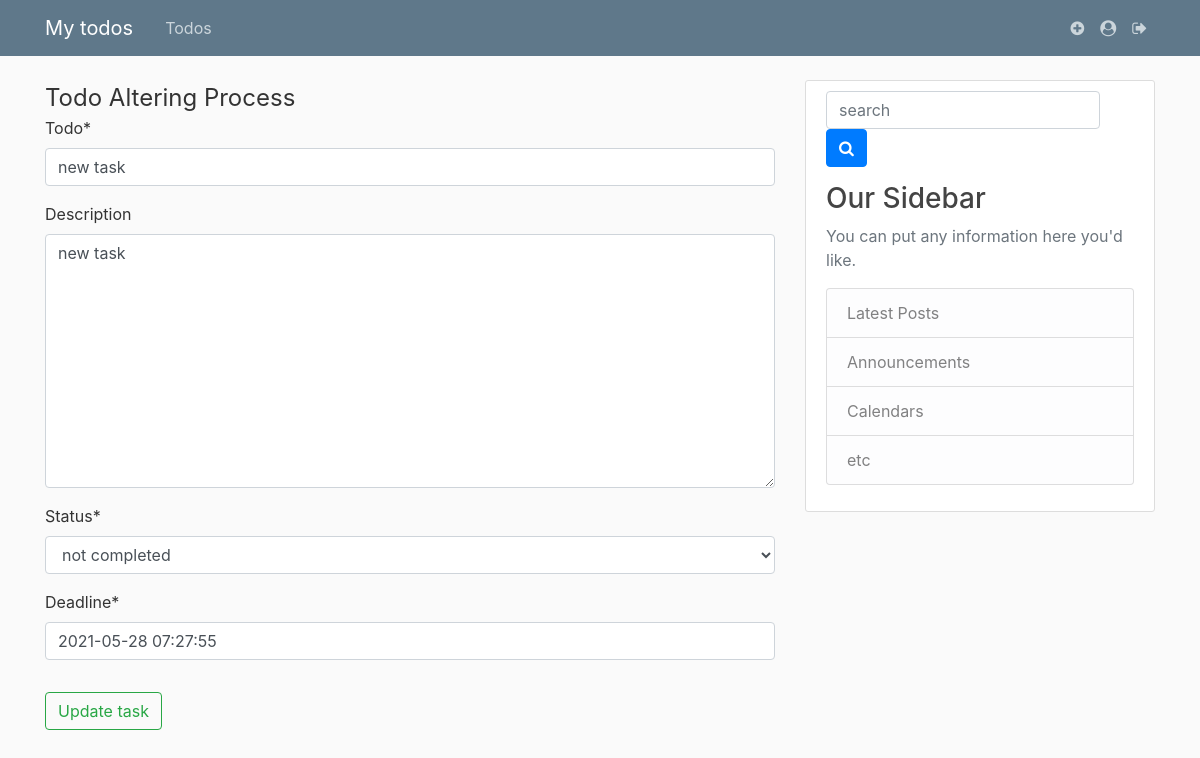
Page /new-task/update/ (signed in) on the committed database.
### todos/models.py (models this page shows, shortened)
class Todos(models.Model):
    todo = models.CharField(max_length=300, null=False)
    description = models.TextField(blank=True)
    author = models.ForeignKey(User, on_delete=models.CASCADE)
    status = models.CharField(max_length=15, choices=process_status, default='not completed')
    publish_date = models.DateTimeField(auto_now_add=True)
    deadline = models.DateTimeField()
    slug = models.SlugField(max_length=300, null=False, unique=True)
    class Meta:
        verbose_name = 'Todo'
        verbose_name_plural = 'Todos'

### todos/views.py (the view, shortened to what this page needs)
# urls.py: path('<slug:slug>/update/', TodosUpdateView.as_view(), name='todo_update'),
class TodosUpdateView(LoginRequiredMixin, UserPassesTestMixin, UpdateView):
    model = Todos
    template_name = 'todo_update.html'
    fields = ['todo', 'description', 'status', 'deadline']
    def test_func(self):
        todo = self.get_object()
        if todo.author == self.request.user:
            return True
        return False

### templates/todo_update.html (shortened to what this page needs)
{% extends 'base.html' %}
{% load crispy_forms_tags %}
{% block content %}
    <div>
        <form method="POST">
            <fieldset class="form-group">
                <legend class="mb-auto">Todo Altering Process</legend>
                {{ form|crispy}}
            </fieldset>
            <div class=form-group>
                <button class="btn btn-outline-success">Update task</button>
            </div>
        </form>
    </div>
{% endblock %}

### templates/base.html (style rules this page uses)
body { background: #fafafa; color: #333333; margin-top: 5rem; }

### rows in the picture
Todos: todo "new task", description "new task", status "not completed", deadline "2021-05-28 07:27:55"
